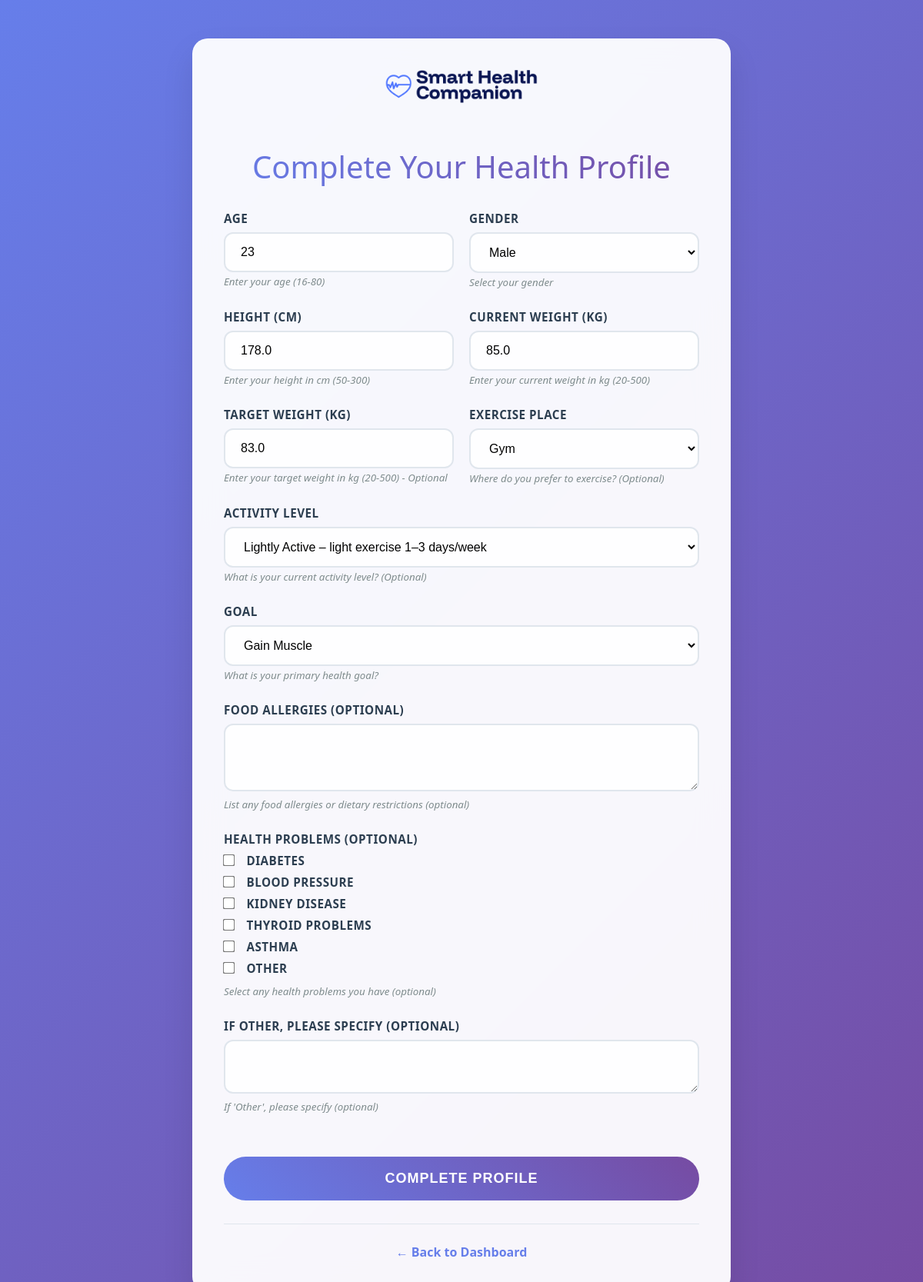
Screenshot of /complete-profile/ (signed in) with the database file from the repository.
### mainapp/models.py (models this page shows, shortened)
class Profile(models.Model):
    GENDER_CHOICES = [
        ('M', 'Male'),
        ('F', 'Female'),
        ('O', 'Other'),
    ]
    GOAL_CHOICES = [
        ('lose_weight', 'Lose Weight'),
        ('maintain_weight', 'Maintain Weight'),
        ('build_muscle', 'Gain Muscle'),
        ('both', 'Gain Muscle & Lose Fat'),
        ('improve_fitness', 'Improve Fitness'),
    ]
    EXERCISE_PLACE_CHOICES = [
        ('gym', 'Gym'),
        ('home', 'Home'),
        ('outdoor', 'Outdoor'),
    ]
    ACTIVITY_LEVEL_CHOICES = [
        ('sedentary', 'Sedentary – little or no exercise'),
        ('lightly_active', 'Lightly Active – light exercise 1–3 days/week'),
        ('moderately_active', 'Moderately Active – moderate exercise 3–5 days/week'),
        ('very_active', 'Very Active – hard exercise 6–7 days/week'),
        ('extra_active', 'Extra Active – intense training or physical job'),
    ]
    user = models.OneToOneField(User, on_delete=models.CASCADE, related_name='profile')
    age = models.IntegerField(null=True, blank=True)
    height = models.FloatField(null=True, blank=True)
    current_weight = models.FloatField(null=True, blank=True, help_text='Current weight in kg')
    target_weight = models.FloatField(null=True, blank=True, help_text='Target weight in kg')
    gender = models.CharField(max_length=1, choices=GENDER_CHOICES, null=True, blank=True)
    food_allergies = models.TextField(max_length=500, blank=True, null=True)
    goal = models.CharField(max_length=20, choices=GOAL_CHOICES, null=True, blank=True)
    exercise_place = models.CharField(max_length=10, choices=EXERCISE_PLACE_CHOICES, null=True, blank=True, help_text='Preferred exercise location')
    activity_level = models.CharField(max_length=20, choices=ACTIVITY_LEVEL_CHOICES, null=True, blank=True, help_text='Your current activity level')
    health_problems = models.JSONField(default=list, blank=True, help_text='List of health problems/conditions')
    other_health_problems = models.TextField(max_length=500, blank=True, null=True,
                                             help_text='Specify other health problems not listed above')
    weight_loss_plan = models.TextField(blank=True, null=True)
    start_tracking_date = models.DateField(null=True, blank=True)

### mainapp/views.py (the view)
# urls.py: path("complete-profile/", views.complete_profile_view, name="complete_profile"),
@login_required
def complete_profile_view(request):
    profile, created = request.user.profile, False
    if not hasattr(request.user, 'profile'):
        from .models import Profile
        profile = Profile.objects.create(user=request.user)
        created = True
    if request.method == "POST":
        form = ProfileForm(request.POST, instance=profile)
        if form.is_valid():
            profile = form.save()
            try:
                profile_data = {
                    'age': profile.age,
                    'height': profile.height,
                    'current_weight': profile.current_weight,
                    'target_weight': profile.target_weight,
                    'gender': profile.gender,
                    'goal': profile.goal,
                    'exercise_place': profile.exercise_place,
                    'activity_level': profile.activity_level,
                    'food_allergies': profile.food_allergies or 'None',
                    'health_problems': profile.health_problems or [],
                    'other_health_problems': profile.other_health_problems or 'None',
                    'bmi': profile.bmi
                }
                ai_service = AIPlan()
                weight_loss_plan = ai_service.generate_plan(profile_data)
                profile.weight_loss_plan = weight_loss_plan
                profile.save()
            except Exception as e:
                print(f"Error generating weight loss plan: {e}")
            return redirect("dashboard")
        else:
            return render(request, "mainapp/complete_profile.html", {
                "form": form,
                "errors": "Please correct the errors below."
            })
    else:
        form = ProfileForm(instance=profile)
    return render(request, "mainapp/complete_profile.html", {"form": form})

### mainapp/templates/mainapp/complete_profile.html (shortened to what this page needs)
<!DOCTYPE html>
<html>
<head>
    {% load static %}
</head>
<body>
    <div class="container">
        <div class="logo-container">
            <img src="{% static 'smart-health-companion-logo.png' %}" alt="Smart Health Companion Logo" class="logo">
        </div>
        <h2>Complete Your Health Profile</h2>
        <form method="POST">
            <div class="form-row">
                <div class="form-group">
                    <label for="{{ form.age.id_for_label }}">{{ form.age.label }}</label>
                    {{ form.age }}
                    {% if form.age.help_text %}
                        <small style="color: #7f8c8d; font-style: italic;">{{ form.age.help_text }}</small>
                    {% endif %}
                </div>
                <div class="form-group">
                    <label for="{{ form.gender.id_for_label }}">{{ form.gender.label }}</label>
                    {{ form.gender }}
                    {% if form.gender.help_text %}
                        <small style="color: #7f8c8d; font-style: italic;">{{ form.gender.help_text }}</small>
                    {% endif %}
                </div>
            </div>
            <div class="form-row">
                <div class="form-group">
                    <label for="{{ form.height.id_for_label }}">{{ form.height.label }} (cm)</label>
                    {{ form.height }}
                    {% if form.height.help_text %}
                        <small style="color: #7f8c8d; font-style: italic;">{{ form.height.help_text }}</small>
                    {% endif %}
                </div>
                <div class="form-group">
                    <label for="{{ form.current_weight.id_for_label }}">{{ form.current_weight.label }} (kg)</label>
                    {{ form.current_weight }}
                    {% if form.current_weight.help_text %}
                        <small style="color: #7f8c8d; font-style: italic;">{{ form.current_weight.help_text }}</small>
                    {% endif %}
                </div>
            </div>
            <div class="form-row">
                <div class="form-group">
                    <label for="{{ form.target_weight.id_for_label }}">{{ form.target_weight.label }} (kg)</label>
                    {{ form.target_weight }}
                    {% if form.target_weight.help_text %}
                        <small style="color: #7f8c8d; font-style: italic;">{{ form.target_weight.help_text }}</small>
                    {% endif %}
                </div>
                <div class="form-group">
                    <label for="{{ form.exercise_place.id_for_label }}">{{ form.exercise_place.label }}</label>
                    {{ form.exercise_place }}
                    {% if form.exercise_place.help_text %}
                        <small style="color: #7f8c8d; font-style: italic;">{{ form.exercise_place.help_text }}</small>
                    {% endif %}
                </div>
            </div>
            <div class="form-group">
                <label for="{{ form.activity_level.id_for_label }}">{{ form.activity_level.label }}</label>
                {{ form.activity_level }}
                {% if form.activity_level.help_text %}
                    <small style="color: #7f8c8d; font-style: italic;">{{ form.activity_level.help_text }}</small>
                {% endif %}
            </div>
            <div class="form-group">
                <label for="{{ form.goal.id_for_label }}">{{ form.goal.label }}</label>
                {{ form.goal }}
                {% if form.goal.help_text %}
                    <small style="color: #7f8c8d; font-style: italic;">{{ form.goal.help_text }}</small>
                {% endif %}
            </div>
            <div class="form-group">
                <label for="{{ form.food_allergies.id_for_label }}">{{ form.food_allergies.label }} (Optional)</label>
                {{ form.food_allergies }}
                {% if form.food_allergies.help_text %}
                    <small style="color: #7f8c8d; font-style: italic;">{{ form.food_allergies.help_text }}</small>
                {% endif %}
            </div>
            <div class="form-group">
                <label for="{{ form.health_problems.id_for_label }}">Health Problems (Optional)</label>
                {{ form.health_problems }}
                {% if form.health_problems.help_text %}
                    <small style="color: #7f8c8d; font-style: italic;">{{ form.health_problems.help_text }}</small>
                {% endif %}
            </div>
            <div class="form-group">
                <label for="{{ form.other_health_problems.id_for_label }}">If Other, please specify (Optional)</label>
                {{ form.other_health_problems }}
                {% if form.other_health_problems.help_text %}
                    <small style="color: #7f8c8d; font-style: italic;">{{ form.other_health_problems.help_text }}</small>
                {% endif %}
            </div>
            <button type="submit" class="submit-btn">Complete Profile</button>
        </form>
        <div class="back-link">
            <p><a href="{% url 'dashboard' %}">← Back to Dashboard</a></p>
        </div>
    </div>
</body>
</html>

### mainapp/templates/mainapp/complete_profile.html (style rules this page uses)
* { margin: 0; padding: 0; box-sizing: border-box; }
body { font-family: 'Segoe UI', Tahoma, Geneva, Verdana, sans-serif; background: linear-gradient(135deg, #667eea 0%, #764ba2 100%); min-height: 100vh; overflow-x: hidden; position: relative; }
.container { position: relative; z-index: 2; max-width: 700px; margin: 50px auto; padding: 40px; background: rgba(255, 255, 255, 0.95); backdrop-filter: blur(20px); border-radius: 20px; box-shadow: 0 20px 40px rgba(0, 0, 0, 0.1); border: 1px solid rgba(255, 255, 255, 0.2); animation: slideUp 0.8s ease-out; }
h2 { color: #2c3e50; text-align: center; margin-bottom: 30px; font-size: 2.5em; font-weight: 300; background: linear-gradient(45deg, #667eea, #764ba2); -webkit-background-clip: text; -webkit-text-fill-color: transparent; background-clip: text; }
.logo-container { text-align: center; margin-bottom: 50px; }
.logo { width: 200px; height: auto; animation: pulse 2s ease-in-out infinite; }
.form-group { margin-bottom: 25px; position: relative; }
.form-group label { display: block; margin-bottom: 8px; font-weight: 600; color: #2c3e50; font-size: 0.95em; text-transform: uppercase; letter-spacing: 0.5px; }
.form-group input, .form-group select, .form-group textarea { width: 100%; padding: 15px 20px; border: 2px solid #e0e6ed; border-radius: 12px; font-size: 16px; background: rgba(255, 255, 255, 0.9); transition: all 0.3s ease; position: relative; }
.form-group input[type="checkbox"] { width: auto; margin-right: 12px; transform: scale(1.2); accent-color: #667eea; }
.submit-btn { background: linear-gradient(45deg, #667eea, #764ba2); color: white; padding: 18px 40px; border: none; border-radius: 50px; font-size: 18px; font-weight: 600; cursor: pointer; width: 100%; margin-top: 30px; transition: all 0.3s ease; text-transform: uppercase; letter-spacing: 1px; position: relative; overflow: hidden; }
.submit-btn::before { content: ''; position: absolute; top: 0; left: -100%; width: 100%; height: 100%; background: linear-gradient(90deg, transparent, rgba(255, 255, 255, 0.2), transparent); transition: left 0.5s; }
.back-link { text-align: center; margin-top: 30px; padding-top: 25px; border-top: 1px solid #e0e6ed; }
.back-link a { color: #667eea; text-decoration: none; font-weight: 600; transition: all 0.3s ease; position: relative; }
.back-link a::after { content: ''; position: absolute; width: 0; height: 2px; bottom: -2px; left: 0; background: linear-gradient(45deg, #667eea, #764ba2); transition: width 0.3s ease; }
.form-row { display: grid; grid-template-columns: 1fr 1fr; gap: 20px; }

### rows the page displays
Profile: age "23", gender "Male", height "178.0", current_weight "85.0", target_weight "83.0", exercise_place "Gym", activity_level "Lightly Active – light exercise 1–3 days/week", goal "Gain Muscle", health_problems "☐ ☐ ☐ ☐ ☐ ☐"
